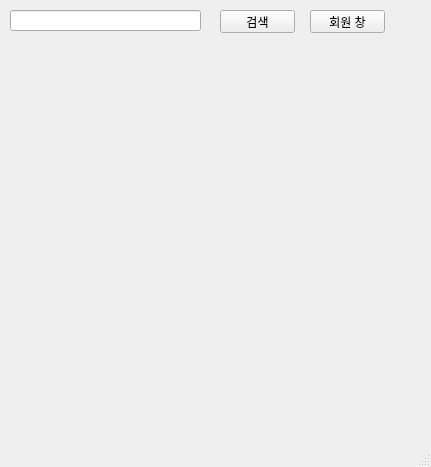
<?xml version="1.0" encoding="UTF-8"?>
<ui version="4.0">
 <class>MainWindow</class>
 <widget class="QMainWindow" name="MainWindow">
  <property name="geometry">
   <rect>
    <x>0</x>
    <y>0</y>
    <width>431</width>
    <height>467</height>
   </rect>
  </property>
  <property name="windowTitle">
   <string>날씨프로그램</string>
  </property>
  <widget class="QWidget" name="centralwidget">
   <widget class="QLineEdit" name="lineEdit">
    <property name="geometry">
     <rect>
      <x>10</x>
      <y>10</y>
      <width>191</width>
      <height>21</height>
     </rect>
    </property>
   </widget>
   <widget class="QPushButton" name="searchbtn">
    <property name="geometry">
     <rect>
      <x>220</x>
      <y>10</y>
      <width>75</width>
      <height>23</height>
     </rect>
    </property>
    <property name="text">
     <string>검색</string>
    </property>
   </widget>
   <widget class="QLabel" name="label_1">
    <property name="geometry">
     <rect>
      <x>20</x>
      <y>50</y>
      <width>141</width>
      <height>16</height>
     </rect>
    </property>
    <property name="text">
     <string/>
    </property>
   </widget>
   <widget class="QLabel" name="label_2">
    <property name="geometry">
     <rect>
      <x>120</x>
      <y>160</y>
      <width>56</width>
      <height>12</height>
     </rect>
    </property>
    <property name="text">
     <string/>
    </property>
   </widget>
   <widget class="QLabel" name="label_3">
    <property name="geometry">
     <rect>
      <x>20</x>
      <y>80</y>
      <width>56</width>
      <height>12</height>
     </rect>
    </property>
    <property name="text">
     <string/>
    </property>
   </widget>
   <widget class="QLabel" name="label_4">
    <property name="geometry">
     <rect>
      <x>230</x>
      <y>70</y>
      <width>56</width>
      <height>12</height>
     </rect>
    </property>
    <property name="text">
     <string/>
    </property>
   </widget>
   <widget class="QLabel" name="label_c">
    <property name="geometry">
     <rect>
      <x>120</x>
      <y>190</y>
      <width>56</width>
      <height>12</height>
     </rect>
    </property>
    <property name="text">
     <string/>
    </property>
   </widget>
   <widget class="QLabel" name="label_5">
    <property name="geometry">
     <rect>
      <x>20</x>
      <y>110</y>
      <width>56</width>
      <height>12</height>
     </rect>
    </property>
    <property name="text">
     <string/>
    </property>
   </widget>
   <widget class="QLabel" name="label_6">
    <property name="geometry">
     <rect>
      <x>130</x>
      <y>350</y>
      <width>56</width>
      <height>12</height>
     </rect>
    </property>
    <property name="text">
     <string/>
    </property>
   </widget>
   <widget class="QLabel" name="label">
    <property name="geometry">
     <rect>
      <x>120</x>
      <y>290</y>
      <width>56</width>
      <height>12</height>
     </rect>
    </property>
    <property name="text">
     <string/>
    </property>
   </widget>
   <widget class="QPushButton" name="nextGo">
    <property name="geometry">
     <rect>
      <x>310</x>
      <y>10</y>
      <width>75</width>
      <height>23</height>
     </rect>
    </property>
    <property name="text">
     <string>회원 창</string>
    </property>
   </widget>
  </widget>
  <widget class="QMenuBar" name="menubar">
   <property name="geometry">
    <rect>
     <x>0</x>
     <y>0</y>
     <width>431</width>
     <height>21</height>
    </rect>
   </property>
  </widget>
  <widget class="QStatusBar" name="statusbar"/>
 </widget>
 <resources/>
 <connections/>
</ui>
